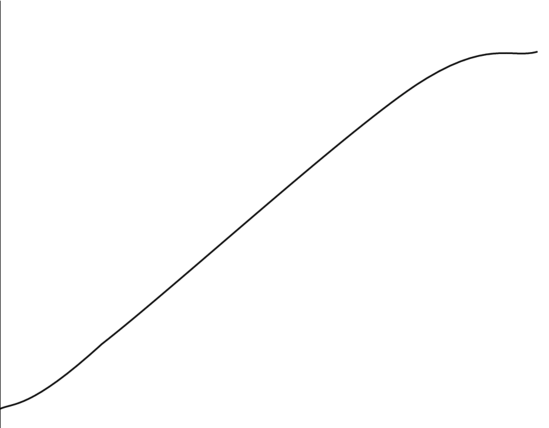
#> input picture Lettuce G/Datasets/Fitted Growth Curves for butterhead lettuce.png, 549 x 428 px, found by its file name
$ jupyter execute --allow-errors 'Data Analysis (Wing Lam Garden).ipynb'
#> lines starting #> are read from the running program, lines starting #| are printed output that depends on the picture; after the words box and inside, x2 and y2 are one past the last pixel; in counts of white or black regions, pixels touching at a corner belong together
## Extract Data Points Using OpenCV

[cell 1]
import os
import certifi

# Set the SSL_CERT_FILE environment variable
#> (the rest of this cell did not finish here and is left out)

[cell 2]
import cv2
import numpy as np
import matplotlib.pyplot as plt
import matplotlib

print(cv2.__version__)
print(np.__version__)
print(matplotlib.__version__)

[cell 3]
import cv2
import numpy as np
import matplotlib.pyplot as plt

def load_image(image_path):
    image = cv2.imread(image_path)
    if image is None:
        raise FileNotFoundError(f"Error: The file {image_path} does not exist or could not be read.")
    return image

def preprocess_image(image):
    gray = cv2.cvtColor(image, cv2.COLOR_BGR2GRAY)
    # Apply histogram equalization
    equalized = cv2.equalizeHist(gray)
    # Reduce Gaussian blur kernel size to retain more details
    blurred = cv2.GaussianBlur(equalized, (3, 3), 0)
    # Use adaptive thresholding with adjusted parameters
    thresh = cv2.adaptiveThreshold(blurred, 255, cv2.ADAPTIVE_THRESH_GAUSSIAN_C, cv2.THRESH_BINARY_INV, 11, 2)
    # Apply morphological operations to enhance features
    kernel = np.ones((2, 2), np.uint8)  # Smaller kernel size
    morph = cv2.morphologyEx(thresh, cv2.MORPH_CLOSE, kernel)
    return morph

def detect_edges(image):
    edges = cv2.Canny(image, 50, 150)
    return edges

def detect_contours(thresh):
    contours, _ = cv2.findContours(thresh, cv2.RETR_TREE, cv2.CHAIN_APPROX_SIMPLE)
    return contours

def filter_data_points(contours, image):
    data_points = []
    for contour in contours:
        if cv2.contourArea(contour) > 1:  # Lowered the area threshold further
            # Approximate the contour to reduce the number of points
            epsilon = 0.005 * cv2.arcLength(contour, True)  # Reduced epsilon for finer approximation
            approx = cv2.approxPolyDP(contour, epsilon, True)
            for point in approx:
                cX, cY = point[0]
                data_points.append((cX, cY))
                cv2.circle(image, (cX, cY), 3, (255, 0, 0), -1)  # Smaller circle size for more points
    return data_points

def main():
    try:
        # Load the image
        image_path = '/notebooks/Fitted Growth Curves for butterhead lettuce.png'
        image = load_image(image_path)
#> in load_image, image is the input picture: shape (428, 549, 3); mean B, G, R 253.6, 253.6, 253.6

        # Preprocess the image
        thresh = preprocess_image(image)
#> in preprocess_image, `thresh = cv2.adaptiveThreshold(blurred, 255, cv2.ADAPTIVE_THRESH_GAUSS..`:
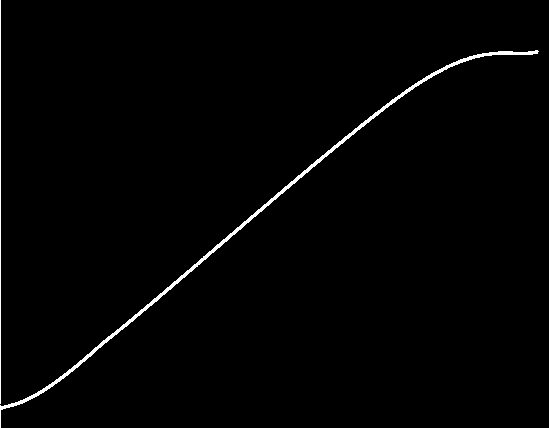
#> thresh: shape (428, 549); 1.2% white; 2 white regions, box (x1, y1, x2, y2) and area: (0, 50, 539, 428) 2348, (0, 0, 1, 404) 404
#> in preprocess_image, `morph = cv2.morphologyEx(thresh, cv2.MORPH_CLOSE, kernel)`:
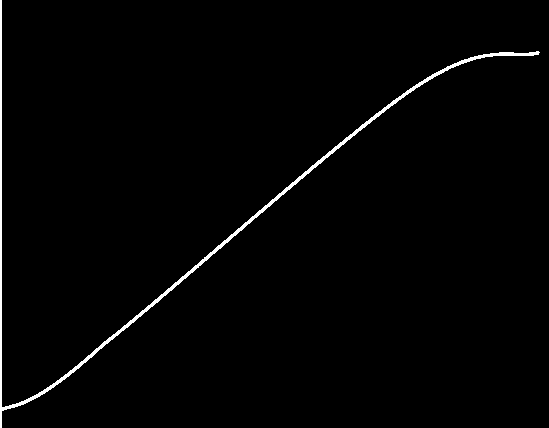
#> morph: shape (428, 549); 1.4% white; 1 white region, box (x1, y1, x2, y2) and area: (0, 0, 540, 428) 3181

        # Detect edges
        edges = detect_edges(thresh)
#> in detect_edges, `edges = cv2.Canny(image, 50, 150)`:
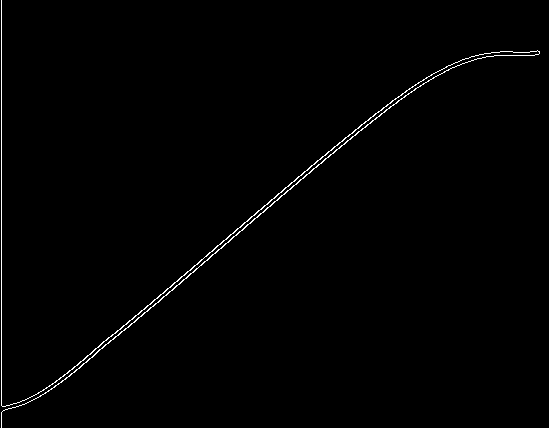
#> edges: shape (428, 549); 0.85% white in thin lines or dots

        # Detect contours
        contours = detect_contours(edges)
#> in detect_contours, `contours, _ = cv2.findContours(thresh, cv2.RETR_TREE, cv2.CHAIN_APPROX..`: contours = 1 contour; box (x1, y1, x2, y2) and area: (1, 0, 540, 428) 488

        # Filter out small contours that are unlikely to be data points
        data_points = filter_data_points(contours, image)
#> the loop in filter_data_points, `for contour in contours:` made 1 pass
#> epsilon on pass 1: 17.96
#> after the loop in filter_data_points, `for contour in contours:`: data_points = [(1, 427), (417, 87), (539, 51), (418, 82), (2, 406), (1, 0), (2, 406), (420, 81), (539, 52), (415, 88)]

        # Display the image with detected data points
        plt.imshow(cv2.cvtColor(image, cv2.COLOR_BGR2RGB))
        plt.title('Detected Data Points')
        plt.scatter(530, 0, color='red', marker='o')
        plt.show()
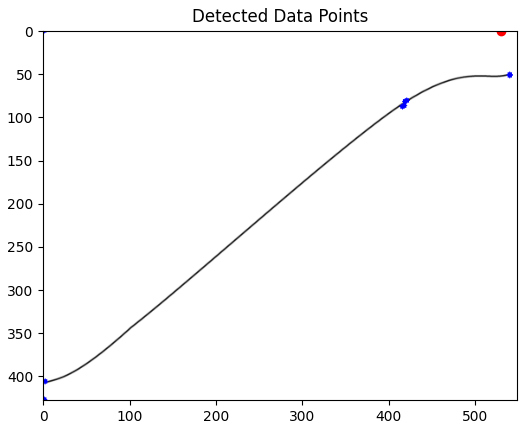
#> figure drawn by matplotlib, 1 panel

        # Print the coordinates of the detected data points
        print("Detected data points (pixel coordinates):")
        for (cX, cY) in data_points:
            print(f"({cX}, {cY})")
#> this loop made 10 passes
#| (1, 427)
#| (417, 87)
#| (539, 51)
#| (418, 82)
#| (2, 406)
#| (1, 0)
#| (2, 406)
#| (420, 81)
#> (further printed lines are left out)

    except Exception as e:
        print(f"An error occurred: {e}")

if __name__ == "__main__":
    main()

[cell 4]
import matplotlib.pyplot as plt
import numpy as np

def plot_detected_points(data_points):
    # Extract x and y coordinates from data points
    x_coords = [point[0] for point in data_points]
    y_coords = [point[1] for point in data_points]

    # Create a scatter plot
    plt.scatter(x_coords, y_coords, color='red', marker='o')

    # Link up the points by plotting lines between consecutive points
    plt.plot(x_coords, y_coords, color='blue', linestyle='-', linewidth=2)

    # Set plot title and labels
    plt.title('Detected Data Points with Linked Lines')
    plt.xlabel('X Coordinate')
    plt.ylabel('Y Coordinate')

    # Display the plot
    plt.gca().invert_yaxis()  # Invert y-axis to match image coordinates
    plt.show()
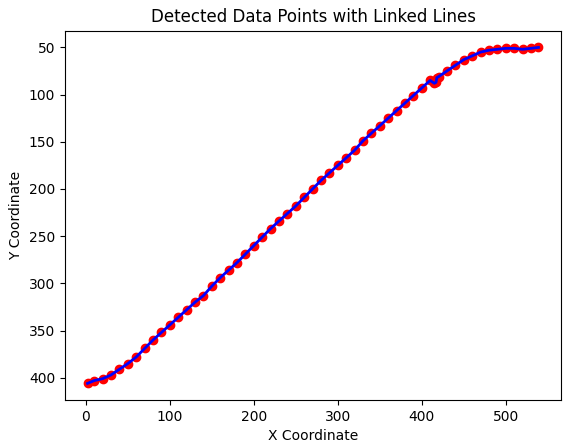
#> figure drawn by matplotlib, 1 panel; curve peaks at x = 2, y = 406

# Example usage with detected data points
data_points = [(2, 406), (10, 403), (20,401), (30, 397), (40, 391), (50, 385), (60, 378), (70, 369), (80, 360), (90, 352),
               (100, 344), (110, 336), (120, 328), (130, 320), (140, 313), (150, 303), (160, 294), (170, 286), (180, 278),
               (190, 269), (200, 260), (210, 251), (220, 242), (230, 234), (240, 226), (250, 218), (260, 209), (270, 200),
               (280, 191), (290, 183), (300, 175), (310, 167), (320, 159), (330, 149), (340, 141), (350, 133), (360, 125),
               (370, 117), (380, 109), (390, 101), (400, 93), (410, 85), (415, 88), (417, 87), (418, 82), (420, 81),
               (430, 75), (440, 69), (450, 63), (460, 59), (470, 55), (480, 53), (490, 52), (500, 51), (510, 51), (520, 52),
               (530, 51), (539, 50)]
plot_detected_points(data_points)

[cell 5]
import csv

def write_points_to_csv(data_points, filename):
    with open(filename, mode='w', newline='') as file:
        writer = csv.writer(file)
        writer.writerow(['X Coordinate', 'Y Coordinate'])
        writer.writerows(data_points)


# Write the data points to a CSV file
write_points_to_csv(data_points, '/notebooks/Points of Plant Sigmoid Growth Curve.csv')

[cell 6]
import numpy as np
import matplotlib.pyplot as plt

def fit_and_plot_polynomial(data_points, degree=3):
    # Extract x and y coordinates from data points
#> called with degree = 3
    x_coords = [point[0] for point in data_points]
    y_coords = [point[1] for point in data_points]

    # Fit a polynomial of the specified degree to the data points
    coefficients = np.polyfit(x_coords, y_coords, degree)
    polynomial = np.poly1d(coefficients)

    # Generate x values for plotting the polynomial
    x_line = np.linspace(min(x_coords), max(x_coords), 100)
    y_line = polynomial(x_line)

    # Plot the original data points
    plt.scatter(x_coords, y_coords, color='red', marker='o', label='Data Points')

    # Plot the fitted polynomial
    plt.plot(x_line, y_line, color='blue', linestyle='-', linewidth=2, label=f'Polynomial Fit (degree {degree})')

    # Set plot title and labels
    plt.title('Polynomial Fit to Data Points')
    plt.xlabel('X Coordinate')
    plt.ylabel('Y Coordinate')

    # Display the plot
    plt.gca().invert_yaxis()  # Invert y-axis to match image coordinates
    plt.legend()
    plt.show()
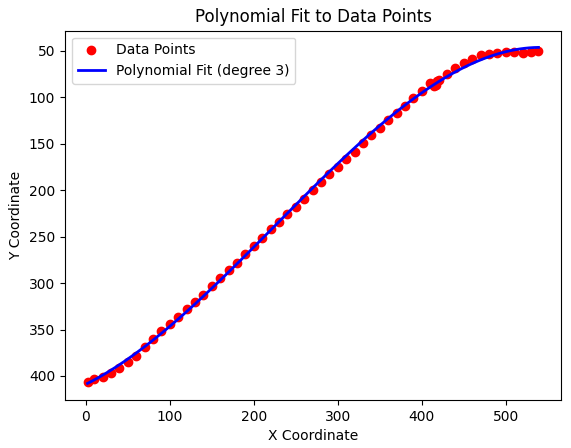
#> figure drawn by matplotlib, 1 panel; curve peaks at x = 2, y = 408

    # Print the polynomial formula
    print(f"Polynomial formula (degree {degree}):")
    print(polynomial)

# Example usage with detected data points
data_points = [(2, 406), (10, 403), (20, 401), (30, 397), (40, 391), (50, 385), (60, 378), (70, 369), (80, 360), (90, 352),
               (100, 344), (110, 336), (120, 328), (130, 320), (140, 313), (150, 303), (160, 294), (170, 286), (180, 278),
               (190, 269), (200, 260), (210, 251), (220, 242), (230, 234), (240, 226), (250, 218), (260, 209), (270, 200),
               (280, 191), (290, 183), (300, 175), (310, 167), (320, 159), (330, 149), (340, 141), (350, 133), (360, 125),
               (370, 117), (380, 109), (390, 101), (400, 93), (410, 85), (415, 88), (417, 87), (418, 82), (420, 81),
               (430, 75), (440, 69), (450, 63), (460, 59), (470, 55), (480, 53), (490, 52), (500, 51), (510, 51), (520, 52),
               (530, 51), (539, 50)]

# Fit a polynomial and plot the formula
fit_and_plot_polynomial(data_points, degree=3)

# Calculate the ratio of y:x at each point
ratio = [y / x for x, y in data_points]
print(ratio)

newratio = [-r for r in ratio]
print(newratio)

[cell 7]
import numpy as np
import matplotlib.pyplot as plt

# Example usage with detected data points
data_points = [(2, 406), (10, 403), (20, 401), (30, 397), (40, 391), (50, 385), (60, 378), (70, 369), (80, 360), (90, 352),
               (100, 344), (110, 336), (120, 328), (130, 320), (140, 313), (150, 303), (160, 294), (170, 286), (180, 278),
               (190, 269), (200, 260), (210, 251), (220, 242), (230, 234), (240, 226), (250, 218), (260, 209), (270, 200),
               (280, 191), (290, 183), (300, 175), (310, 167), (320, 159), (330, 149), (340, 141), (350, 133), (360, 125),
               (370, 117), (380, 109), (390, 101), (400, 93), (410, 85), (415, 88), (417, 87), (418, 82), (420, 81),
               (430, 75), (440, 69), (450, 63), (460, 59), (470, 55), (480, 53), (490, 52), (500, 51), (510, 51), (520, 52),
               (530, 51), (539, 50)]

# Scale data points to fit within the new x and y ranges
refined_data_points = [(x / 539 * 50, y / 406 * 14) for x, y in data_points]

# Generate new x and y values from refined data points
new_x_values = [x for x, _ in refined_data_points]
new_y_values = [y for _, y in refined_data_points]

# Invert the y-values to convert the curve back
new_y_values = [14 - y for y in new_y_values]

# Create the plot
plt.scatter(new_x_values, new_y_values, label='Scaled Data Points', color='blue', marker='o')

# Set the x and y axis limits
plt.xlim(0, 50)
plt.ylim(0, 14)

# Set plot title and labels
plt.title('Scaled Data Points within Specified Range')
plt.xlabel('X Coordinate')
plt.ylabel('Y Coordinate')

# Add a grid
plt.grid(True)

# Add a legend
plt.legend()

# Display the plot
plt.show()
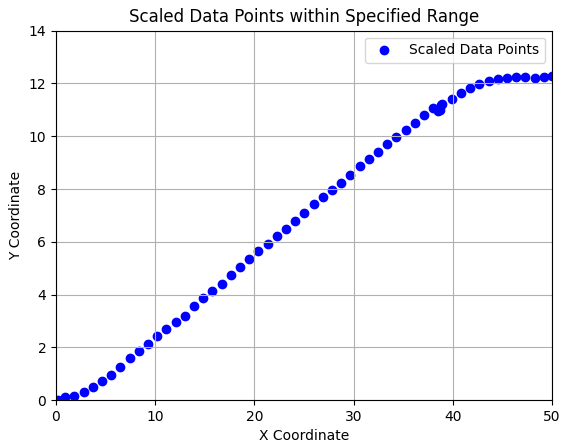
#> figure drawn by matplotlib, 1 panel

[cell 8]
# Perform polynomial fitting (e.g., a 3rd-degree polynomial)
degree = 3
coefficients = np.polyfit(new_x_values, new_y_values, degree)
polynomial = np.poly1d(coefficients)

# Print the polynomial formula
print("Polynomial formula:")
print(polynomial)

# Create the plot
plt.scatter(new_x_values, new_y_values, label='Scaled Data Points', color='blue', marker='o')

# Plot the polynomial fit
x_fit = np.linspace(0, 50, 400)
y_fit = polynomial(x_fit)
plt.plot(x_fit, y_fit, label=f'{degree}-degree Polynomial Fit', color='red')

# Set the x and y axis limits
plt.xlim(0, 50)
plt.ylim(0, 14)

# Set plot title and labels
plt.title('Scaled Data Points with Polynomial Fit')
plt.xlabel('X Coordinate')
plt.ylabel('Y Coordinate')

# Add a grid
plt.grid(True)

# Add a legend
plt.legend()

# Display the plot
plt.show()
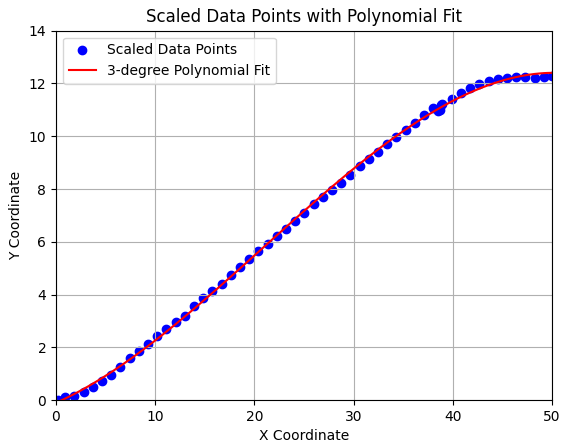
#> figure drawn by matplotlib, 1 panel; curve peaks at x = 50, y = 12.4

[cell 9]
import numpy as np
import matplotlib.pyplot as plt
import csv

# Example usage with detected data points
data_points = [(2, 406), (10, 403), (20, 401), (30, 397), (40, 391), (50, 385), (60, 378), (70, 369), (80, 360), (90, 352),
               (100, 344), (110, 336), (120, 328), (130, 320), (140, 313), (150, 303), (160, 294), (170, 286), (180, 278),
               (190, 269), (200, 260), (210, 251), (220, 242), (230, 234), (240, 226), (250, 218), (260, 209), (270, 200),
               (280, 191), (290, 183), (300, 175), (310, 167), (320, 159), (330, 149), (340, 141), (350, 133), (360, 125),
               (370, 117), (380, 109), (390, 101), (400, 93), (410, 85), (415, 88), (417, 87), (418, 82), (420, 81),
               (430, 75), (440, 69), (450, 63), (460, 59), (470, 55), (480, 53), (490, 52), (500, 51), (510, 51), (520, 52),
               (530, 51), (539, 50)]

# Scale data points to fit within the new x and y ranges
refined_data_points = [(x / 539 * 50, y / 406 * 14) for x, y in data_points]

# Generate new x and y values from refined data points
new_x_values = [x for x, _ in refined_data_points]
new_y_values = [y for _, y in refined_data_points]

# Invert the y-values to convert the curve back
new_y_values = [14 - y for y in new_y_values]

# Perform polynomial fitting (e.g., a 3rd-degree polynomial)
degree = 3
coefficients = np.polyfit(new_x_values, new_y_values, degree)
polynomial = np.poly1d(coefficients)

# Generate points on the polynomial curve for every 0.5 unit interval on the x-axis
x_fit = np.arange(0, 50.5, 0.5)
y_fit = polynomial(x_fit)
points_on_curve = list(zip(x_fit, y_fit))

# Save points to a CSV file
csv_filename = "/notebooks/Real plant growth rate curve.csv"
with open(csv_filename, mode='w', newline='') as file:
    writer = csv.writer(file)
    writer.writerow(["X Coordinate", "Y Coordinate"])
    writer.writerows(points_on_curve)

# Create the plot
plt.scatter(new_x_values, new_y_values, label='Scaled Data Points', color='blue', marker='o')

# Plot the polynomial fit
plt.plot(x_fit, y_fit, label=f'{degree}-degree Polynomial Fit', color='red')

# Set the x and y axis limits
plt.xlim(0, 50)
plt.ylim(0, 14)

# Set plot title and labels
plt.title('Scaled Data Points with Polynomial Fit')
plt.xlabel('X Coordinate')
plt.ylabel('Y Coordinate')

# Add a grid
plt.grid(True)

# Add a legend
plt.legend()

# Display the plot
plt.show()
#> figure, not shown here; curve peaks at x = 50, y = 12.4
